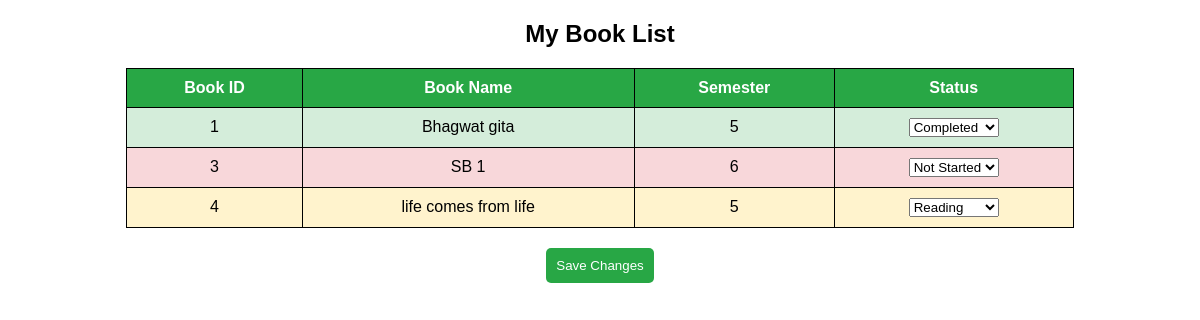
Screenshot of /user_books (signed in) with the database file from the repository.
### app.py (models this page shows)
class Book(db.Model):
    id=db.Column(db.Integer, primary_key=True)
    name=db.Column(db.String(100),nullable=False)
    semester=db.Column(db.Integer,nullable=True)

### app.py (the view, shortened to what this page needs)
@app.route("/user_books", methods=["GET", "POST"])
def user_books():
    if "user_id" not in session:
        return redirect(url_for("login"))  # Redirect if not logged in
    user_id = session["user_id"]
    books = Book.query.all()
    user_books = {ub.book_id: ub.status for ub in UserBook.query.filter_by(user_id=user_id).all()}
    return render_template("user_books.html", books=books, user_books=user_books)

### templates/user_books.html (shortened to what this page needs)
<!DOCTYPE html>
<html lang="en">
<head>
</head>
<body>
    <h2>My Book List</h2>
    <form action="/user_books" method="POST">
        <table>
            <tr>
                <th>Book ID</th>
                <th>Book Name</th>
                <th>Semester</th>
                <th>Status</th>
            </tr>
            {% for book in books %}
            <tr class="{% if user_books.get(book.id) == 'Completed' %}status-completed
                        {% elif user_books.get(book.id) == 'Reading' %}status-reading
                        {% else %}status-not-started{% endif %}">
                <td>{{ book.id }}</td>
                <td>{{ book.name }}</td>
                <td>{{ book.semester }}</td>
                <td>
                    <select name="book_{{ book.id }}">
                        <option value="Not Started" {% if user_books.get(book.id) == "Not Started" %}selected{% endif %}>Not Started</option>
                        <option value="Reading" {% if user_books.get(book.id) == "Reading" %}selected{% endif %}>Reading</option>
                        <option value="Completed" {% if user_books.get(book.id) == "Completed" %}selected{% endif %}>Completed</option>
                    </select>
                </td>
            </tr>
            {% endfor %}
        </table>
        <button type="submit">Save Changes</button>
    </form>
</body>
</html>

### templates/user_books.html (style rules this page uses)
body { font-family: Arial, sans-serif; text-align: center; margin-top: 20px; }
table { width: 80%; margin: auto; border-collapse: collapse; }
th, td { padding: 10px; border: 1px solid black; text-align: center; }
th { background-color: #28a745; color: white; }
.status-not-started { background-color: #f8d7da; }
.status-reading { background-color: #fff3cd; }
.status-completed { background-color: #d4edda; }
button { margin-top: 20px; padding: 10px; background: #28a745; color: white; border: none; border-radius: 5px; cursor: pointer; }

### rows the page displays
Book: id "1", name "Bhagwat gita", semester "5", id "Completed"
Book: id "3", name "SB 1", semester "6", id "Not Started"
Book: id "4", name "life comes from life", semester "5", id "Reading"
